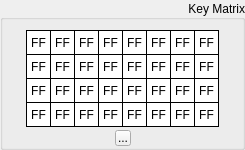
   <widget class="QGroupBox" name="groupKey">
    <property name="geometry">
     <rect>
      <x>190</x>
      <y>20</y>
      <width>245</width>
      <height>150</height>
     </rect>
    </property>
    <property name="layoutDirection">
     <enum>Qt::LeftToRight</enum>
    </property>
    <property name="title">
     <string>Key Matrix</string>
    </property>
    <property name="alignment">
     <set>Qt::AlignRight|Qt::AlignTrailing|Qt::AlignVCenter</set>
    </property>
    <widget class="QLabel" name="keyByte31">
     <property name="geometry">
      <rect>
       <x>194</x>
       <y>102</y>
       <width>25</width>
       <height>25</height>
      </rect>
     </property>
     <property name="sizePolicy">
      <sizepolicy hsizetype="Fixed" vsizetype="Fixed">
       <horstretch>0</horstretch>
       <verstretch>0</verstretch>
      </sizepolicy>
     </property>
     <property name="font">
      <font>
       <kerning>true</kerning>
      </font>
     </property>
     <property name="layoutDirection">
      <enum>Qt::LeftToRight</enum>
     </property>
     <property name="styleSheet">
      <string notr="true">QLabel {
	 border-width: 1px;
     border-style: solid;
     border-color: black; 
     background-color: white;
}</string>
     </property>
     <property name="text">
      <string>FF</string>
     </property>
     <property name="alignment">
      <set>Qt::AlignCenter</set>
     </property>
    </widget>
    <widget class="QLabel" name="keyByte08">
     <property name="geometry">
      <rect>
       <x>74</x>
       <y>30</y>
       <width>25</width>
       <height>25</height>
      </rect>
     </property>
     <property name="sizePolicy">
      <sizepolicy hsizetype="Fixed" vsizetype="Fixed">
       <horstretch>0</horstretch>
       <verstretch>0</verstretch>
      </sizepolicy>
     </property>
     <property name="font">
      <font>
       <kerning>true</kerning>
      </font>
     </property>
     <property name="layoutDirection">
      <enum>Qt::LeftToRight</enum>
     </property>
     <property name="styleSheet">
      <string notr="true">QLabel {
	 border-width: 1px;
     border-style: solid;
     border-color: black; 
     background-color: white;
}</string>
     </property>
     <property name="text">
      <string>FF</string>
     </property>
     <property name="alignment">
      <set>Qt::AlignCenter</set>
     </property>
    </widget>
    <widget class="QLabel" name="keyByte17">
     <property name="geometry">
      <rect>
       <x>122</x>
       <y>54</y>
       <width>25</width>
       <height>25</height>
      </rect>
     </property>
     <property name="sizePolicy">
      <sizepolicy hsizetype="Fixed" vsizetype="Fixed">
       <horstretch>0</horstretch>
       <verstretch>0</verstretch>
      </sizepolicy>
     </property>
     <property name="font">
      <font>
       <kerning>true</kerning>
      </font>
     </property>
     <property name="layoutDirection">
      <enum>Qt::LeftToRight</enum>
     </property>
     <property name="styleSheet">
      <string notr="true">QLabel {
	 border-width: 1px;
     border-style: solid;
     border-color: black; 
     background-color: white;
}</string>
     </property>
     <property name="text">
      <string>FF</string>
     </property>
     <property name="alignment">
      <set>Qt::AlignCenter</set>
     </property>
    </widget>
    <widget class="QLabel" name="keyByte10">
     <property name="geometry">
      <rect>
       <x>74</x>
       <y>78</y>
       <width>25</width>
       <height>25</height>
      </rect>
     </property>
     <property name="sizePolicy">
      <sizepolicy hsizetype="Fixed" vsizetype="Fixed">
       <horstretch>0</horstretch>
       <verstretch>0</verstretch>
      </sizepolicy>
     </property>
     <property name="font">
      <font>
       <kerning>true</kerning>
      </font>
     </property>
     <property name="layoutDirection">
      <enum>Qt::LeftToRight</enum>
     </property>
     <property name="styleSheet">
      <string notr="true">QLabel {
	 border-width: 1px;
     border-style: solid;
     border-color: black; 
     background-color: white;
}</string>
     </property>
     <property name="text">
      <string>FF</string>
     </property>
     <property name="alignment">
      <set>Qt::AlignCenter</set>
     </property>
    </widget>
    <widget class="QLabel" name="keyByte00">
     <property name="geometry">
      <rect>
       <x>26</x>
       <y>30</y>
       <width>25</width>
       <height>25</height>
      </rect>
     </property>
     <property name="sizePolicy">
      <sizepolicy hsizetype="Fixed" vsizetype="Fixed">
       <horstretch>0</horstretch>
       <verstretch>0</verstretch>
      </sizepolicy>
     </property>
     <property name="font">
      <font>
       <kerning>true</kerning>
      </font>
     </property>
     <property name="layoutDirection">
      <enum>Qt::LeftToRight</enum>
     </property>
     <property name="styleSheet">
      <string notr="true">QLabel {
	 border-width: 1px;
     border-style: solid;
     border-color: black; 
     background-color: white;
}</string>
     </property>
     <property name="text">
      <string>FF</string>
     </property>
     <property name="alignment">
      <set>Qt::AlignCenter</set>
     </property>
    </widget>
    <widget class="QLabel" name="keyByte20">
     <property name="geometry">
      <rect>
       <x>146</x>
       <y>30</y>
       <width>25</width>
       <height>25</height>
      </rect>
     </property>
     <property name="sizePolicy">
      <sizepolicy hsizetype="Fixed" vsizetype="Fixed">
       <horstretch>0</horstretch>
       <verstretch>0</verstretch>
      </sizepolicy>
     </property>
     <property name="font">
      <font>
       <kerning>true</kerning>
      </font>
     </property>
     <property name="layoutDirection">
      <enum>Qt::LeftToRight</enum>
     </property>
     <property name="styleSheet">
      <string notr="true">QLabel {
	 border-width: 1px;
     border-style: solid;
     border-color: black; 
     background-color: white;
}</string>
     </property>
     <property name="text">
      <string>FF</string>
     </property>
     <property name="alignment">
      <set>Qt::AlignCenter</set>
     </property>
    </widget>
    <widget class="QLabel" name="keyByte23">
     <property name="geometry">
      <rect>
       <x>146</x>
       <y>102</y>
       <width>25</width>
       <height>25</height>
      </rect>
     </property>
     <property name="sizePolicy">
      <sizepolicy hsizetype="Fixed" vsizetype="Fixed">
       <horstretch>0</horstretch>
       <verstretch>0</verstretch>
      </sizepolicy>
     </property>
     <property name="font">
      <font>
       <kerning>true</kerning>
      </font>
     </property>
     <property name="layoutDirection">
      <enum>Qt::LeftToRight</enum>
     </property>
     <property name="styleSheet">
      <string notr="true">QLabel {
	 border-width: 1px;
     border-style: solid;
     border-color: black; 
     background-color: white;
}</string>
     </property>
     <property name="text">
      <string>FF</string>
     </property>
     <property name="alignment">
      <set>Qt::AlignCenter</set>
     </property>
    </widget>
    <widget class="QLabel" name="keyByte11">
     <property name="geometry">
      <rect>
       <x>74</x>
       <y>102</y>
       <width>25</width>
       <height>25</height>
      </rect>
     </property>
     <property name="sizePolicy">
      <sizepolicy hsizetype="Fixed" vsizetype="Fixed">
       <horstretch>0</horstretch>
       <verstretch>0</verstretch>
      </sizepolicy>
     </property>
     <property name="font">
      <font>
       <kerning>true</kerning>
      </font>
     </property>
     <property name="layoutDirection">
      <enum>Qt::LeftToRight</enum>
     </property>
     <property name="styleSheet">
      <string notr="true">QLabel {
	 border-width: 1px;
     border-style: solid;
     border-color: black; 
     background-color: white;
}</string>
     </property>
     <property name="text">
      <string>FF</string>
     </property>
     <property name="alignment">
      <set>Qt::AlignCenter</set>
     </property>
    </widget>
    <widget class="QLabel" name="keyByte27">
     <property name="geometry">
      <rect>
       <x>170</x>
       <y>102</y>
       <width>25</width>
       <height>25</height>
      </rect>
     </property>
     <property name="sizePolicy">
      <sizepolicy hsizetype="Fixed" vsizetype="Fixed">
       <horstretch>0</horstretch>
       <verstretch>0</verstretch>
      </sizepolicy>
     </property>
     <property name="font">
      <font>
       <kerning>true</kerning>
      </font>
     </property>
     <property name="layoutDirection">
      <enum>Qt::LeftToRight</enum>
     </property>
     <property name="styleSheet">
      <string notr="true">QLabel {
	 border-width: 1px;
     border-style: solid;
     border-color: black; 
     background-color: white;
}</string>
     </property>
     <property name="text">
      <string>FF</string>
     </property>
     <property name="alignment">
      <set>Qt::AlignCenter</set>
     </property>
    </widget>
    <widget class="QLabel" name="keyByte22">
     <property name="geometry">
      <rect>
       <x>146</x>
       <y>78</y>
       <width>25</width>
       <height>25</height>
      </rect>
     </property>
     <property name="sizePolicy">
      <sizepolicy hsizetype="Fixed" vsizetype="Fixed">
       <horstretch>0</horstretch>
       <verstretch>0</verstretch>
      </sizepolicy>
     </property>
     <property name="font">
      <font>
       <kerning>true</kerning>
      </font>
     </property>
     <property name="layoutDirection">
      <enum>Qt::LeftToRight</enum>
     </property>
     <property name="styleSheet">
      <string notr="true">QLabel {
	 border-width: 1px;
     border-style: solid;
     border-color: black; 
     background-color: white;
}</string>
     </property>
     <property name="text">
      <string>FF</string>
     </property>
     <property name="alignment">
      <set>Qt::AlignCenter</set>
     </property>
    </widget>
    <widget class="QLabel" name="keyByte01">
     <property name="geometry">
      <rect>
       <x>26</x>
       <y>54</y>
       <width>25</width>
       <height>25</height>
      </rect>
     </property>
     <property name="sizePolicy">
      <sizepolicy hsizetype="Fixed" vsizetype="Fixed">
       <horstretch>0</horstretch>
       <verstretch>0</verstretch>
      </sizepolicy>
     </property>
     <property name="font">
      <font>
       <kerning>true</kerning>
      </font>
     </property>
     <property name="layoutDirection">
      <enum>Qt::LeftToRight</enum>
     </property>
     <property name="styleSheet">
      <string notr="true">QLabel {
	 border-width: 1px;
     border-style: solid;
     border-color: black; 
     background-color: white;
}</string>
     </property>
     <property name="text">
      <string>FF</string>
     </property>
     <property name="alignment">
      <set>Qt::AlignCenter</set>
     </property>
    </widget>
    <widget class="QLabel" name="keyByte06">
     <property name="geometry">
      <rect>
       <x>50</x>
       <y>78</y>
       <width>25</width>
       <height>25</height>
      </rect>
     </property>
     <property name="sizePolicy">
      <sizepolicy hsizetype="Fixed" vsizetype="Fixed">
       <horstretch>0</horstretch>
       <verstretch>0</verstretch>
      </sizepolicy>
     </property>
     <property name="font">
      <font>
       <kerning>true</kerning>
      </font>
     </property>
     <property name="layoutDirection">
      <enum>Qt::LeftToRight</enum>
     </property>
     <property name="styleSheet">
      <string notr="true">QLabel {
	 border-width: 1px;
     border-style: solid;
     border-color: black; 
     background-color: white;
}</string>
     </property>
     <property name="text">
      <string>FF</string>
     </property>
     <property name="alignment">
      <set>Qt::AlignCenter</set>
     </property>
    </widget>
    <widget class="QLabel" name="keyByte30">
     <property name="geometry">
      <rect>
       <x>194</x>
       <y>78</y>
       <width>25</width>
       <height>25</height>
      </rect>
     </property>
     <property name="sizePolicy">
      <sizepolicy hsizetype="Fixed" vsizetype="Fixed">
       <horstretch>0</horstretch>
       <verstretch>0</verstretch>
      </sizepolicy>
     </property>
     <property name="font">
      <font>
       <kerning>true</kerning>
      </font>
     </property>
     <property name="layoutDirection">
      <enum>Qt::LeftToRight</enum>
     </property>
     <property name="styleSheet">
      <string notr="true">QLabel {
	 border-width: 1px;
     border-style: solid;
     border-color: black; 
     background-color: white;
}</string>
     </property>
     <property name="text">
      <string>FF</string>
     </property>
     <property name="alignment">
      <set>Qt::AlignCenter</set>
     </property>
    </widget>
    <widget class="QLabel" name="keyByte12">
     <property name="geometry">
      <rect>
       <x>98</x>
       <y>30</y>
       <width>25</width>
       <height>25</height>
      </rect>
     </property>
     <property name="sizePolicy">
      <sizepolicy hsizetype="Fixed" vsizetype="Fixed">
       <horstretch>0</horstretch>
       <verstretch>0</verstretch>
      </sizepolicy>
     </property>
     <property name="font">
      <font>
       <kerning>true</kerning>
      </font>
     </property>
     <property name="layoutDirection">
      <enum>Qt::LeftToRight</enum>
     </property>
     <property name="styleSheet">
      <string notr="true">QLabel {
	 border-width: 1px;
     border-style: solid;
     border-color: black; 
     background-color: white;
}</string>
     </property>
     <property name="text">
      <string>FF</string>
     </property>
     <property name="alignment">
      <set>Qt::AlignCenter</set>
     </property>
    </widget>
    <widget class="QLabel" name="keyByte21">
     <property name="geometry">
      <rect>
       <x>146</x>
       <y>54</y>
       <width>25</width>
       <height>25</height>
      </rect>
     </property>
     <property name="sizePolicy">
      <sizepolicy hsizetype="Fixed" vsizetype="Fixed">
       <horstretch>0</horstretch>
       <verstretch>0</verstretch>
      </sizepolicy>
     </property>
     <property name="font">
      <font>
       <kerning>true</kerning>
      </font>
     </property>
     <property name="layoutDirection">
      <enum>Qt::LeftToRight</enum>
     </property>
     <property name="styleSheet">
      <string notr="true">QLabel {
	 border-width: 1px;
     border-style: solid;
     border-color: black; 
     background-color: white;
}</string>
     </property>
     <property name="text">
      <string>FF</string>
     </property>
     <property name="alignment">
      <set>Qt::AlignCenter</set>
     </property>
    </widget>
    <widget class="QLabel" name="keyByte26">
     <property name="geometry">
      <rect>
       <x>170</x>
       <y>78</y>
       <width>25</width>
       <height>25</height>
      </rect>
     </property>
     <property name="sizePolicy">
      <sizepolicy hsizetype="Fixed" vsizetype="Fixed">
       <horstretch>0</horstretch>
       <verstretch>0</verstretch>
      </sizepolicy>
     </property>
     <property name="font">
      <font>
       <kerning>true</kerning>
      </font>
     </property>
     <property name="layoutDirection">
      <enum>Qt::LeftToRight</enum>
     </property>
     <property name="styleSheet">
      <string notr="true">QLabel {
	 border-width: 1px;
     border-style: solid;
     border-color: black; 
     background-color: white;
}</string>
     </property>
     <property name="text">
      <string>FF</string>
     </property>
     <property name="alignment">
      <set>Qt::AlignCenter</set>
     </property>
    </widget>
    <widget class="QLabel" name="keyByte02">
     <property name="geometry">
      <rect>
       <x>26</x>
       <y>78</y>
       <width>25</width>
       <height>25</height>
      </rect>
     </property>
     <property name="sizePolicy">
      <sizepolicy hsizetype="Fixed" vsizetype="Fixed">
       <horstretch>0</horstretch>
       <verstretch>0</verstretch>
      </sizepolicy>
     </property>
     <property name="font">
      <font>
       <kerning>true</kerning>
      </font>
     </property>
     <property name="layoutDirection">
      <enum>Qt::LeftToRight</enum>
     </property>
     <property name="styleSheet">
      <string notr="true">QLabel {
	 border-width: 1px;
     border-style: solid;
     border-color: black; 
     background-color: white;
}</string>
     </property>
     <property name="text">
      <string>FF</string>
     </property>
     <property name="alignment">
      <set>Qt::AlignCenter</set>
     </property>
    </widget>
    <widget class="QLabel" name="keyByte14">
     <property name="geometry">
      <rect>
       <x>98</x>
       <y>78</y>
       <width>25</width>
       <height>25</height>
      </rect>
     </property>
     <property name="sizePolicy">
      <sizepolicy hsizetype="Fixed" vsizetype="Fixed">
       <horstretch>0</horstretch>
       <verstretch>0</verstretch>
      </sizepolicy>
     </property>
     <property name="font">
      <font>
       <kerning>true</kerning>
      </font>
     </property>
     <property name="layoutDirection">
      <enum>Qt::LeftToRight</enum>
     </property>
     <property name="styleSheet">
      <string notr="true">QLabel {
	 border-width: 1px;
     border-style: solid;
     border-color: black; 
     background-color: white;
}</string>
     </property>
     <property name="text">
      <string>FF</string>
     </property>
     <property name="alignment">
      <set>Qt::AlignCenter</set>
     </property>
    </widget>
    <widget class="QLabel" name="keyByte15">
     <property name="geometry">
      <rect>
       <x>98</x>
       <y>102</y>
       <width>25</width>
       <height>25</height>
      </rect>
     </property>
     <property name="sizePolicy">
      <sizepolicy hsizetype="Fixed" vsizetype="Fixed">
       <horstretch>0</horstretch>
       <verstretch>0</verstretch>
      </sizepolicy>
     </property>
     <property name="font">
      <font>
       <kerning>true</kerning>
      </font>
     </property>
     <property name="layoutDirection">
      <enum>Qt::LeftToRight</enum>
     </property>
     <property name="styleSheet">
      <string notr="true">QLabel {
	 border-width: 1px;
     border-style: solid;
     border-color: black; 
     background-color: white;
}</string>
     </property>
     <property name="text">
      <string>FF</string>
     </property>
     <property name="alignment">
      <set>Qt::AlignCenter</set>
     </property>
    </widget>
    <widget class="QLabel" name="keyByte05">
     <property name="geometry">
      <rect>
       <x>50</x>
       <y>54</y>
       <width>25</width>
       <height>25</height>
      </rect>
     </property>
     <property name="sizePolicy">
      <sizepolicy hsizetype="Fixed" vsizetype="Fixed">
       <horstretch>0</horstretch>
       <verstretch>0</verstretch>
      </sizepolicy>
     </property>
     <property name="font">
      <font>
       <kerning>true</kerning>
      </font>
     </property>
     <property name="layoutDirection">
      <enum>Qt::LeftToRight</enum>
     </property>
     <property name="styleSheet">
      <string notr="true">QLabel {
	 border-width: 1px;
     border-style: solid;
     border-color: black; 
     background-color: white;
}</string>
     </property>
     <property name="text">
      <string>FF</string>
     </property>
     <property name="alignment">
      <set>Qt::AlignCenter</set>
     </property>
    </widget>
    <widget class="QLabel" name="keyByte04">
     <property name="geometry">
      <rect>
       <x>50</x>
       <y>30</y>
       <width>25</width>
       <height>25</height>
      </rect>
     </property>
     <property name="sizePolicy">
      <sizepolicy hsizetype="Fixed" vsizetype="Fixed">
       <horstretch>0</horstretch>
       <verstretch>0</verstretch>
      </sizepolicy>
     </property>
     <property name="font">
      <font>
       <kerning>true</kerning>
      </font>
     </property>
     <property name="layoutDirection">
      <enum>Qt::LeftToRight</enum>
     </property>
     <property name="styleSheet">
      <string notr="true">QLabel {
	 border-width: 1px;
     border-style: solid;
     border-color: black; 
     background-color: white;
}</string>
     </property>
     <property name="text">
      <string>FF</string>
     </property>
     <property name="alignment">
      <set>Qt::AlignCenter</set>
     </property>
    </widget>
    <widget class="QLabel" name="keyByte18">
     <property name="geometry">
      <rect>
       <x>122</x>
       <y>78</y>
       <width>25</width>
       <height>25</height>
      </rect>
     </property>
     <property name="sizePolicy">
      <sizepolicy hsizetype="Fixed" vsizetype="Fixed">
       <horstretch>0</horstretch>
       <verstretch>0</verstretch>
      </sizepolicy>
     </property>
     <property name="font">
      <font>
       <kerning>true</kerning>
      </font>
     </property>
     <property name="layoutDirection">
      <enum>Qt::LeftToRight</enum>
     </property>
     <property name="styleSheet">
      <string notr="true">QLabel {
	 border-width: 1px;
     border-style: solid;
     border-color: black; 
     background-color: white;
}</string>
     </property>
     <property name="text">
      <string>FF</string>
     </property>
     <property name="alignment">
      <set>Qt::AlignCenter</set>
     </property>
    </widget>
    <widget class="QLabel" name="keyByte13">
     <property name="geometry">
      <rect>
       <x>98</x>
       <y>54</y>
       <width>25</width>
       <height>25</height>
      </rect>
     </property>
     <property name="sizePolicy">
      <sizepolicy hsizetype="Fixed" vsizetype="Fixed">
       <horstretch>0</horstretch>
       <verstretch>0</verstretch>
      </sizepolicy>
     </property>
     <property name="font">
      <font>
       <kerning>true</kerning>
      </font>
     </property>
     <property name="layoutDirection">
      <enum>Qt::LeftToRight</enum>
     </property>
     <property name="styleSheet">
      <string notr="true">QLabel {
	 border-width: 1px;
     border-style: solid;
     border-color: black; 
     background-color: white;
}</string>
     </property>
     <property name="text">
      <string>FF</string>
     </property>
     <property name="alignment">
      <set>Qt::AlignCenter</set>
     </property>
    </widget>
    <widget class="QLabel" name="keyByte24">
     <property name="geometry">
      <rect>
       <x>170</x>
       <y>30</y>
       <width>25</width>
       <height>25</height>
      </rect>
     </property>
     <property name="sizePolicy">
      <sizepolicy hsizetype="Fixed" vsizetype="Fixed">
       <horstretch>0</horstretch>
       <verstretch>0</verstretch>
      </sizepolicy>
     </property>
     <property name="font">
      <font>
       <kerning>true</kerning>
      </font>
     </property>
     <property name="layoutDirection">
      <enum>Qt::LeftToRight</enum>
     </property>
     <property name="styleSheet">
      <string notr="true">QLabel {
	 border-width: 1px;
     border-style: solid;
     border-color: black; 
     background-color: white;
}</string>
     </property>
     <property name="text">
      <string>FF</string>
     </property>
     <property name="alignment">
      <set>Qt::AlignCenter</set>
     </property>
    </widget>
    <widget class="QLabel" name="keyByte07">
     <property name="geometry">
      <rect>
       <x>50</x>
       <y>102</y>
       <width>25</width>
       <height>25</height>
      </rect>
     </property>
     <property name="sizePolicy">
      <sizepolicy hsizetype="Fixed" vsizetype="Fixed">
       <horstretch>0</horstretch>
       <verstretch>0</verstretch>
      </sizepolicy>
     </property>
     <property name="font">
      <font>
       <kerning>true</kerning>
      </font>
     </property>
     <property name="layoutDirection">
      <enum>Qt::LeftToRight</enum>
     </property>
     <property name="styleSheet">
      <string notr="true">QLabel {
	 border-width: 1px;
     border-style: solid;
     border-color: black; 
     background-color: white;
}</string>
     </property>
     <property name="text">
      <string>FF</string>
     </property>
     <property name="alignment">
      <set>Qt::AlignCenter</set>
     </property>
    </widget>
    <widget class="QLabel" name="keyByte16">
     <property name="geometry">
      <rect>
       <x>122</x>
       <y>30</y>
       <width>25</width>
       <height>25</height>
      </rect>
     </property>
     <property name="sizePolicy">
      <sizepolicy hsizetype="Fixed" vsizetype="Fixed">
       <horstretch>0</horstretch>
       <verstretch>0</verstretch>
      </sizepolicy>
     </property>
     <property name="font">
      <font>
       <kerning>true</kerning>
      </font>
     </property>
     <property name="layoutDirection">
      <enum>Qt::LeftToRight</enum>
     </property>
     <property name="styleSheet">
      <string notr="true">QLabel {
	 border-width: 1px;
     border-style: solid;
     border-color: black; 
     background-color: white;
}</string>
     </property>
     <property name="text">
      <string>FF</string>
     </property>
     <property name="alignment">
      <set>Qt::AlignCenter</set>
     </property>
    </widget>
    <widget class="QLabel" name="keyByte25">
     <property name="geometry">
      <rect>
       <x>170</x>
       <y>54</y>
       <width>25</width>
       <height>25</height>
      </rect>
     </property>
     <property name="sizePolicy">
      <sizepolicy hsizetype="Fixed" vsizetype="Fixed">
       <horstretch>0</horstretch>
       <verstretch>0</verstretch>
      </sizepolicy>
     </property>
     <property name="font">
      <font>
       <kerning>true</kerning>
      </font>
     </property>
     <property name="layoutDirection">
      <enum>Qt::LeftToRight</enum>
     </property>
     <property name="styleSheet">
      <string notr="true">QLabel {
	 border-width: 1px;
     border-style: solid;
     border-color: black; 
     background-color: white;
}</string>
     </property>
     <property name="text">
      <string>FF</string>
     </property>
     <property name="alignment">
      <set>Qt::AlignCenter</set>
     </property>
    </widget>
    <widget class="QLabel" name="keyByte03">
     <property name="geometry">
      <rect>
       <x>26</x>
       <y>102</y>
       <width>25</width>
       <height>25</height>
      </rect>
     </property>
     <property name="sizePolicy">
      <sizepolicy hsizetype="Fixed" vsizetype="Fixed">
       <horstretch>0</horstretch>
       <verstretch>0</verstretch>
      </sizepolicy>
     </property>
     <property name="font">
      <font>
       <kerning>true</kerning>
      </font>
     </property>
     <property name="layoutDirection">
      <enum>Qt::LeftToRight</enum>
     </property>
     <property name="styleSheet">
      <string notr="true">QLabel {
	 border-width: 1px;
     border-style: solid;
     border-color: black; 
     background-color: white;
}</string>
     </property>
     <property name="text">
      <string>FF</string>
     </property>
     <property name="alignment">
      <set>Qt::AlignCenter</set>
     </property>
    </widget>
    <widget class="QLabel" name="keyByte09">
     <property name="geometry">
      <rect>
       <x>74</x>
       <y>54</y>
       <width>25</width>
       <height>25</height>
      </rect>
     </property>
     <property name="sizePolicy">
      <sizepolicy hsizetype="Fixed" vsizetype="Fixed">
       <horstretch>0</horstretch>
       <verstretch>0</verstretch>
      </sizepolicy>
     </property>
     <property name="font">
      <font>
       <kerning>true</kerning>
      </font>
     </property>
     <property name="layoutDirection">
      <enum>Qt::LeftToRight</enum>
     </property>
     <property name="styleSheet">
      <string notr="true">QLabel {
	 border-width: 1px;
     border-style: solid;
     border-color: black; 
     background-color: white;
}</string>
     </property>
     <property name="text">
      <string>FF</string>
     </property>
     <property name="alignment">
      <set>Qt::AlignCenter</set>
     </property>
    </widget>
    <widget class="QLabel" name="keyByte19">
     <property name="geometry">
      <rect>
       <x>122</x>
       <y>102</y>
       <width>25</width>
       <height>25</height>
      </rect>
     </property>
     <property name="sizePolicy">
      <sizepolicy hsizetype="Fixed" vsizetype="Fixed">
       <horstretch>0</horstretch>
       <verstretch>0</verstretch>
      </sizepolicy>
     </property>
     <property name="font">
      <font>
       <kerning>true</kerning>
      </font>
     </property>
     <property name="layoutDirection">
      <enum>Qt::LeftToRight</enum>
     </property>
     <property name="styleSheet">
      <string notr="true">QLabel {
	 border-width: 1px;
     border-style: solid;
     border-color: black; 
     background-color: white;
}</string>
     </property>
     <property name="text">
      <string>FF</string>
     </property>
     <property name="alignment">
      <set>Qt::AlignCenter</set>
     </property>
    </widget>
    <widget class="QLabel" name="keyByte29">
     <property name="geometry">
      <rect>
       <x>194</x>
       <y>54</y>
       <width>25</width>
       <height>25</height>
      </rect>
     </property>
     <property name="sizePolicy">
      <sizepolicy hsizetype="Fixed" vsizetype="Fixed">
       <horstretch>0</horstretch>
       <verstretch>0</verstretch>
      </sizepolicy>
     </property>
     <property name="font">
      <font>
       <kerning>true</kerning>
      </font>
     </property>
     <property name="layoutDirection">
      <enum>Qt::LeftToRight</enum>
     </property>
     <property name="styleSheet">
      <string notr="true">QLabel {
	 border-width: 1px;
     border-style: solid;
     border-color: black; 
     background-color: white;
}</string>
     </property>
     <property name="text">
      <string>FF</string>
     </property>
     <property name="alignment">
      <set>Qt::AlignCenter</set>
     </property>
    </widget>
    <widget class="QLabel" name="keyByte28">
     <property name="geometry">
      <rect>
       <x>194</x>
       <y>30</y>
       <width>25</width>
       <height>25</height>
      </rect>
     </property>
     <property name="sizePolicy">
      <sizepolicy hsizetype="Fixed" vsizetype="Fixed">
       <horstretch>0</horstretch>
       <verstretch>0</verstretch>
      </sizepolicy>
     </property>
     <property name="font">
      <font>
       <kerning>true</kerning>
      </font>
     </property>
     <property name="layoutDirection">
      <enum>Qt::LeftToRight</enum>
     </property>
     <property name="styleSheet">
      <string notr="true">QLabel {
	 border-width: 1px;
     border-style: solid;
     border-color: black; 
     background-color: white;
}</string>
     </property>
     <property name="text">
      <string>FF</string>
     </property>
     <property name="alignment">
      <set>Qt::AlignCenter</set>
     </property>
    </widget>
    <widget class="QToolButton" name="btnEditKey">
     <property name="geometry">
      <rect>
       <x>115</x>
       <y>130</y>
       <width>16</width>
       <height>16</height>
      </rect>
     </property>
     <property name="toolTip">
      <string>Set Key</string>
     </property>
     <property name="text">
      <string>...</string>
     </property>
    </widget>
    <widget class="QPushButton" name="btnShowKey">
     <property name="geometry">
      <rect>
       <x>115</x>
       <y>5</y>
       <width>16</width>
       <height>21</height>
      </rect>
     </property>
     <property name="toolTip">
      <string>View Expanded Key</string>
     </property>
     <property name="autoFillBackground">
      <bool>false</bool>
     </property>
     <property name="icon">
      <iconset>
       <normaloff>../bin/help.png</normaloff>../bin/help.png</iconset>
     </property>
     <property name="checkable">
      <bool>false</bool>
     </property>
     <property name="autoRepeat">
      <bool>false</bool>
     </property>
     <property name="autoExclusive">
      <bool>false</bool>
     </property>
     <property name="flat">
      <bool>true</bool>
     </property>
    </widget>
   </widget>
